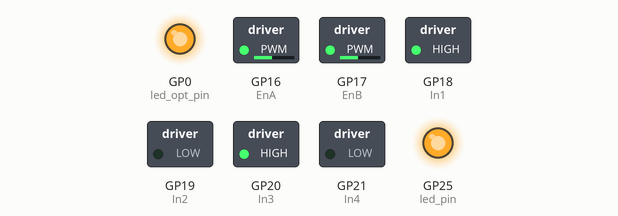
This program was run on a simulated Raspberry Pi Pico running MicroPython. Parts: switched loads named in the program (green lamp = pin HIGH), output pins drawn as LEDs (lit = HIGH). What the program prints to the serial console is not drawn.

Above: at 0.1 s.
Timing chart, 0 to 1.6 s (numbered marks = the images above):
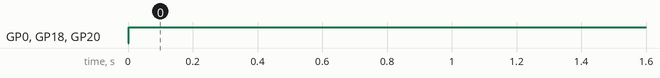

The program:

main.py
```python
from machine import *


IR_sensor_io_pins = [8,9,10,11,12,13,14,15]
motor_info = {
    "EnA": 16,
    "EnB": 17,
    "In1": 18,
    "In2": 19,
    "In3": 20,
    "In4": 21,
    "freq": 500,
    "speed_range": (25000, 65534)
}
reverse = {
    "RM": False,
    "LM": False,
    "IRc": False,
    "IRl": True
}
line_width = 2
LED = 'LED'
led_opt = 0
stdout = False
speed = 10


motor_pins = {
    "In1": Pin(motor_info["In1"], Pin.OUT),
    "In2": Pin(motor_info["In2"], Pin.OUT),
    "In3": Pin(motor_info["In3"], Pin.OUT),
    "In4": Pin(motor_info["In4"], Pin.OUT),
    "EnA": PWM(Pin(motor_info["EnA"])),
    "EnB": PWM(Pin(motor_info["EnB"]))
}

led_pin = Pin(LED, Pin.OUT)
led_opt_pin = Pin(led_opt, Pin.OUT)

IR_sensor_pins = [Pin(pin) for pin in IR_sensor_io_pins]
if reverse["IRl"]: IR_sensor_pins = IR_sensor_pins[::-1]


def show(x):
    if stdout:
        print(x)


def interprate(x: float, xp: tuple, fp: tuple):
    left_min = xp[0]
    left_max = xp[1]
    right_min = fp[0]
    right_max = fp[1]

    leftSpan = left_max - left_min
    rightSpan = right_max - right_min
    scaleFactor = float(rightSpan) / float(leftSpan)

    return right_min + (x-left_min)*scaleFactor


def set_speed(p: int, speed_range: list = motor_info["speed_range"], percentage: list = (0, 100)):
    speed = int(interprate(p, percentage, speed_range))

    motor_pins["EnA"].freq(motor_info["freq"])
    motor_pins["EnB"].freq(motor_info["freq"])

    motor_pins["EnA"].duty_u16(speed)
    motor_pins["EnB"].duty_u16(speed)

    print("motor speed:", speed)


def move_fwd(IN1, IN2):
    show('fwd')
    IN1.value(1)
    IN2.value(0)


def stop(IN1, IN2):
    show('stop')
    IN1.value(0)
    IN2.value(0)


def read_IR_sensor_values():
    '''DEFAULT:
    Black -> False

    REVERSE:
    Black -> True
    '''

    ret = [bool(sensor.value()) for sensor in IR_sensor_pins]

    if reverse["IRc"]:
        ret = [not(bool(sensor.value())) for sensor in IR_sensor_pins]

    return ret


def move_to() -> dict:
    IR_values = read_IR_sensor_values()
    left_index = int((len(IR_sensor_pins)/2)-(line_width//2))
    riht_index = int((len(IR_sensor_pins)/2)+(line_width//2))

    ret = {
        "fwd": False,
        "rht": False,
        "lft": False
    }

    if IR_values[left_index] or IR_values[riht_index-1]:
        ret["fwd"] = True

    elif IR_values[left_index-1]:
        ret["lft"] = True

    elif IR_values[riht_index]:
        ret["rht"] = True

    elif IR_values[left_index-1] and IR_values[left_index] and IR_values[riht_index-1] and IR_values[riht_index]:
        ret["lft"] = False
        ret["rht"] = False
        ret["fwd"] = True

    show(IR_values)

    return ret


def check_point():
    if read_IR_sensor_values()[0] and read_IR_sensor_values()[-1]:
        led_opt_pin.value(1)
    else:
        led_opt_pin.value(0)


def main():
    led_pin.value(1)
    set_speed(speed)

    while True:
        direct = move_to()

        if direct['fwd']:
            move_fwd(motor_pins["In1"], motor_pins["In2"])
            move_fwd(motor_pins["In3"], motor_pins["In4"])

        if direct['lft']:
            stop(motor_pins["In1"], motor_pins["In2"])
            move_fwd(motor_pins["In3"], motor_pins["In4"])

        if direct['rht']:
            move_fwd(motor_pins["In1"], motor_pins["In2"])
            stop(motor_pins["In3"], motor_pins["In4"])

        if not (direct['fwd'] or direct['lft'] or direct['rht']):
            stop(motor_pins["In1"], motor_pins["In2"])
            stop(motor_pins["In3"], motor_pins["In4"])

        check_point()


if __name__ == "__main__":
    try:
        main()

    except KeyboardInterrupt:
        exit()
```

Measured:
- by itself, GP0 (led_opt_pin), GP18 (In1), GP20 (In3): LOW → HIGH at 0.00 s
